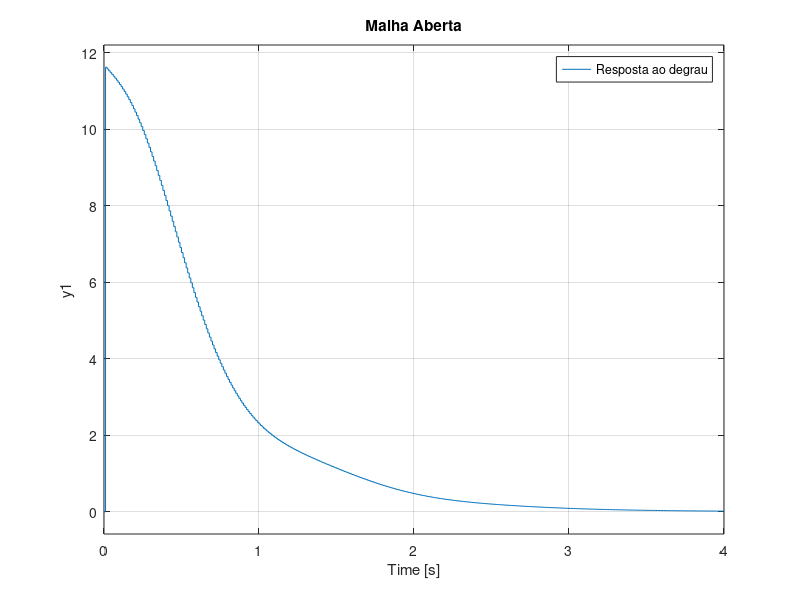
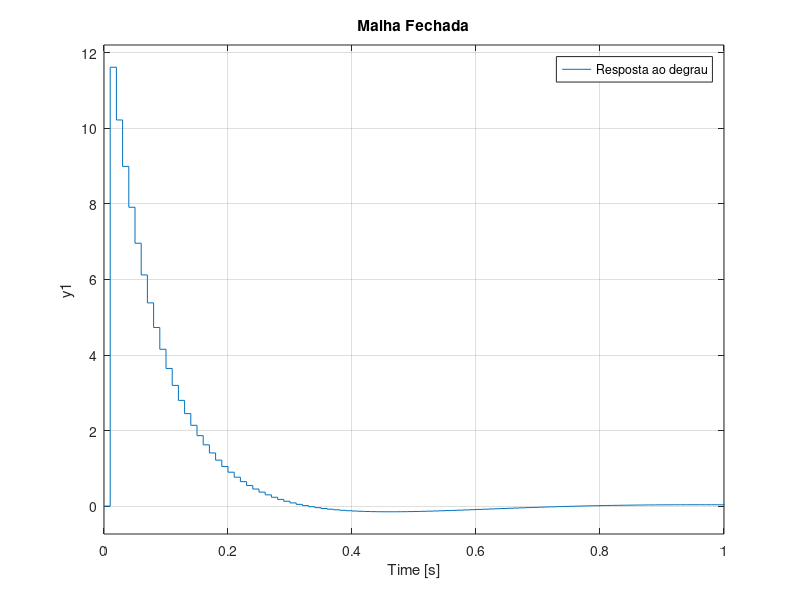
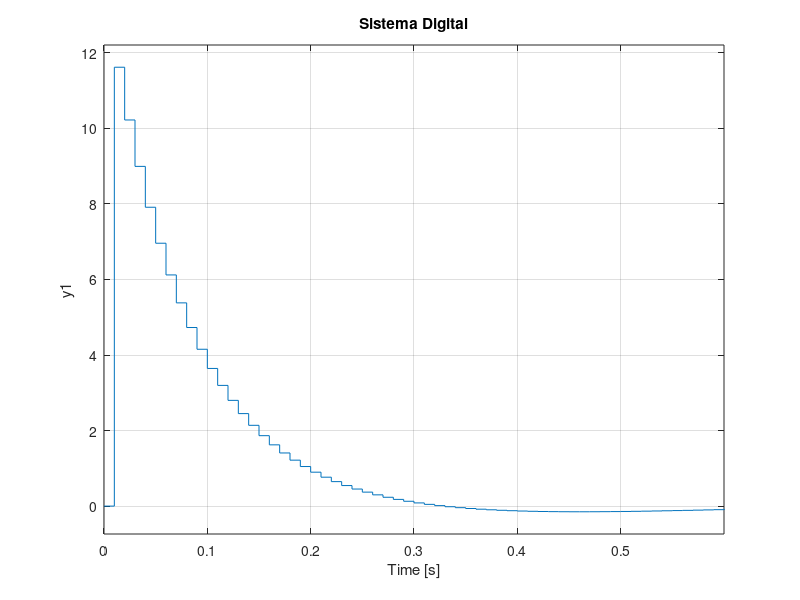

Write the MATLAB code that produced these figures, in order. (Note: this script raises an error after producing the figures.)
clc
clear
close all

PO = 0.15;
ts = 0.4;
te = 0.8;

ec = sqrt(log(PO)^2/(pi^2 + log(PO)^2));
wn = (pi-asin(sqrt(1-ec^2)))/(ts*sqrt(1-ec^2));

num = 1;
den = [1 0.4];

H = tf(wn^2, [1 2*wn*ec wn^2]);
Hdis = c2d(H, 0.01);

sys = tf(num, den);
sysdis = c2d(sys, 0.01);

sysdisma = feedback(sysdis, Hdis);
sysdismf = feedback(11.642*sysdisma, 1);
sysdisma = 11.642*sysdisma;

hold on
step(sysdisma)
impulse(sysdisma)
legend('Resposta ao degrau', 'Resposta ao impulso')
title('Malha Aberta')
xlim([0 4])
hold off

figure

hold on
step(sysdismf)
impulse(sysdismf)
legend('Resposta ao degrau', 'Resposta ao impulso')
title('Malha Fechada')
xlim([0 1])
hold off

figure

subplot(2, 1, 1)
hold on
step(sys)
impulse(sys)
title('Sistema Contínuo')
xlim([0 15])
hold off
subplot(2, 1, 2)
hold on
step(sysdismf)
impulse(sysdismf)
title('Sistema Digital')
xlim([0 0.6])
sgtitle('Comparação Sistema Contínuo Real e Digital Projetado')
hold off
